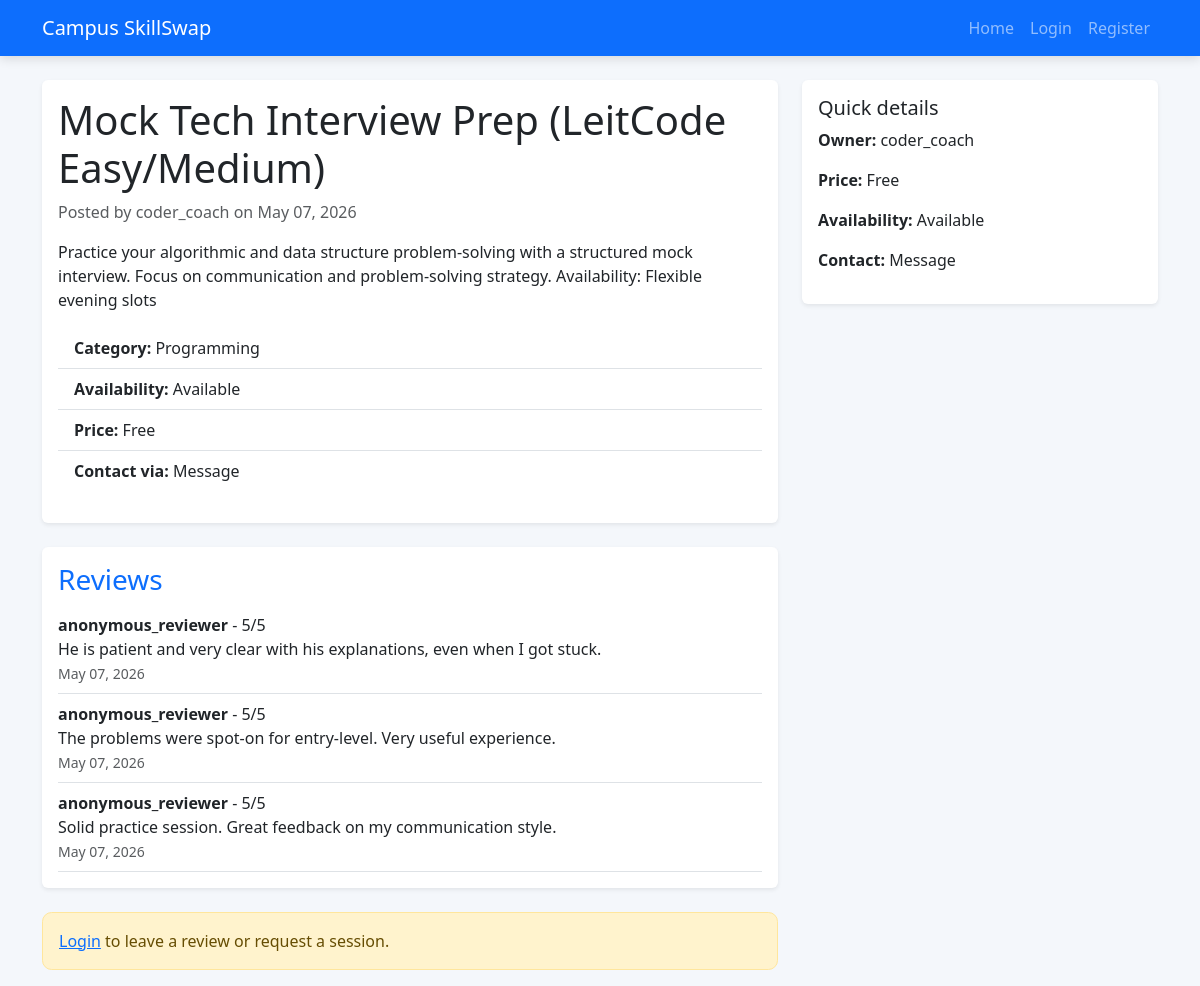
Screenshot of /skills/6/ with the database file from the repository.
### MainApp/models.py (models this page shows, shortened)
class Skill(models.Model):
    CATEGORY_CHOICES = [
        ('Tutoring', 'Tutoring'),
        ('Design', 'Design'),
        ('Programming', 'Programming'),
        ('Writing', 'Writing'),
        ('Other', 'Other'),
    ]
    CONTACT_CHOICES = [
        ('Email', 'Email'),
        ('Phone', 'Phone'),
        ('Message', 'In-App Message'),
    ]
    AVAILABILITY_CHOICES = [
        ('Available', 'Available'),
        ('Busy', 'Busy'),
        ('Closed', 'Closed'),
    ]
    title = models.CharField(max_length=120)
    description = models.TextField()
    category = models.CharField(max_length=30, choices=CATEGORY_CHOICES, default='Other')
    price = models.DecimalField(max_digits=8, decimal_places=2, blank=True, null=True)
    is_free = models.BooleanField(default=False)
    contact_preference = models.CharField(max_length=20, choices=CONTACT_CHOICES, default='Email')
    availability_status = models.CharField(max_length=20, choices=AVAILABILITY_CHOICES, default='Available')
    created_at = models.DateTimeField(auto_now_add=True)
    owner = models.ForeignKey(User, on_delete=models.CASCADE, related_name='skills')
    class Meta:
        ordering = ['-created_at']
    def price_display(self):
        if self.is_free:
            return 'Free'
        return f'${self.price:.2f}' if self.price is not None else 'Contact for price'

class Review(models.Model):
    skill = models.ForeignKey(Skill, on_delete=models.CASCADE, related_name='reviews')
    reviewer = models.ForeignKey(User, on_delete=models.CASCADE, related_name='reviews')
    rating = models.PositiveSmallIntegerField()
    comment = models.TextField(blank=True)
    created_at = models.DateTimeField(auto_now_add=True)
    class Meta:
        ordering = ['-created_at']

### MainApp/views.py (the view)
# urls.py: path('skills/<int:pk>/', views.skill_detail, name='skill_detail'),
def skill_detail(request, pk):
    skill = get_object_or_404(Skill, pk=pk)
    review_form = ReviewForm()
    request_form = BookingRequestForm()
    return render(request, 'MainApp/skill_detail.html', {
        'skill': skill,
        'review_form': review_form,
        'request_form': request_form,
    })

### MainApp/templates/MainApp/skill_detail.html (shortened to what this page needs)
{% extends 'base.html' %}
{% block content %}
<div class="row gy-4">
    <div class="col-12 col-lg-8">
        <div class="card shadow-sm mb-4">
            <div class="card-body">
                <h1>{{ skill.title }}</h1>
                <p class="text-muted">Posted by {{ skill.owner.username }} on {{ skill.created_at|date:'M d, Y' }}</p>
                <p>{{ skill.description }}</p>
                <ul class="list-group list-group-flush mb-3">
                    <li class="list-group-item"><strong>Category:</strong> {{ skill.category }}</li>
                    <li class="list-group-item"><strong>Availability:</strong> {{ skill.availability_status }}</li>
                    <li class="list-group-item"><strong>Price:</strong> {{ skill.price_display }}</li>
                    <li class="list-group-item"><strong>Contact via:</strong> {{ skill.contact_preference }}</li>
                </ul>
            </div>
        </div>
        <div class="card shadow-sm mb-4">
            <div class="card-body">
                <h3 class="card-title">Reviews</h3>
                {% if skill.reviews.exists %}
                {% for review in skill.reviews.all %}
                <div class="border-bottom py-2">
                    <strong>{{ review.reviewer.username }}</strong> - {{ review.rating }}/5
                    <p class="mb-0">{{ review.comment }}</p>
                    <small class="text-muted">{{ review.created_at|date:'M d, Y' }}</small>
                </div>
                {% endfor %}
                {% else %}
                <p class="text-muted">No reviews yet. Be the first to leave feedback!</p>
                {% endif %}
            </div>
        </div>
        {% if user.is_authenticated %}
        {% if user != skill.owner %}
        <div class="row">
            <div class="col-md-6 mb-4">
                <div class="card shadow-sm h-100">
                    <div class="card-body">
                        <h4>Leave a review</h4>
                        <form method="post" action="{% url 'add_review' skill.pk %}">
                            {% csrf_token %}
                            {{ review_form.as_p }}
                            <button class="btn btn-success" type="submit">Submit review</button>
                        </form>
                    </div>
                </div>
            </div>
            <div class="col-md-6 mb-4">
                <div class="card shadow-sm h-100">
                    <div class="card-body">
                        <h4>Request a session</h4>
                        <form method="post" action="{% url 'send_booking_request' skill.pk %}">
                            {% csrf_token %}
                            {{ request_form.as_p }}
                            <button class="btn btn-primary" type="submit">Send request</button>
                        </form>
                    </div>
                </div>
            </div>
        </div>
        {% else %}
        <div class="alert alert-info">As the owner, you can manage requests from your dashboard.</div>
        {% endif %}
        {% else %}
        <div class="alert alert-warning">
            <a href="{% url 'login' %}">Login</a> to leave a review or request a session.
        </div>
        {% endif %}
    </div>
    <div class="col-12 col-lg-4">
        <div class="card shadow-sm p-3">
            <h5>Quick details</h5>
            <p><strong>Owner:</strong> {{ skill.owner.username }}</p>
            <p><strong>Price:</strong> {{ skill.price_display }}</p>
            <p><strong>Availability:</strong> {{ skill.availability_status }}</p>
            <p><strong>Contact:</strong> {{ skill.contact_preference }}</p>
        </div>
    </div>
</div>
{% endblock %}

### static/css/styles.css (style rules this page uses)
body { background: #f4f7fb; color: #212529; }
.card { border: none; }
.card-title { color: #0d6efd; }
.alert { border-radius: 0.6rem; }

### rows the page displays
Skill: title "Mock Tech Interview Prep (LeitCode Easy/Medium)", owner.username "coder_coach", created_at "May 07, 2026", description "Practice your algorithmic and data structure problem-solving with a structured mock interview. Focus on communication and problem-solving strategy. Availability: Flexible evening slots", category "Programming", availability_status "Available", price_display "Free", contact_preference "Message"
Review: reviewer.username "anonymous_reviewer", rating "5", comment "He is patient and very clear with his explanations, even when I got stuck.", created_at "May 07, 2026"
Review: reviewer.username "anonymous_reviewer", rating "5", comment "The problems were spot-on for entry-level. Very useful experience.", created_at "May 07, 2026"
Review: reviewer.username "anonymous_reviewer", rating "5", comment "Solid practice session. Great feedback on my communication style.", created_at "May 07, 2026"
